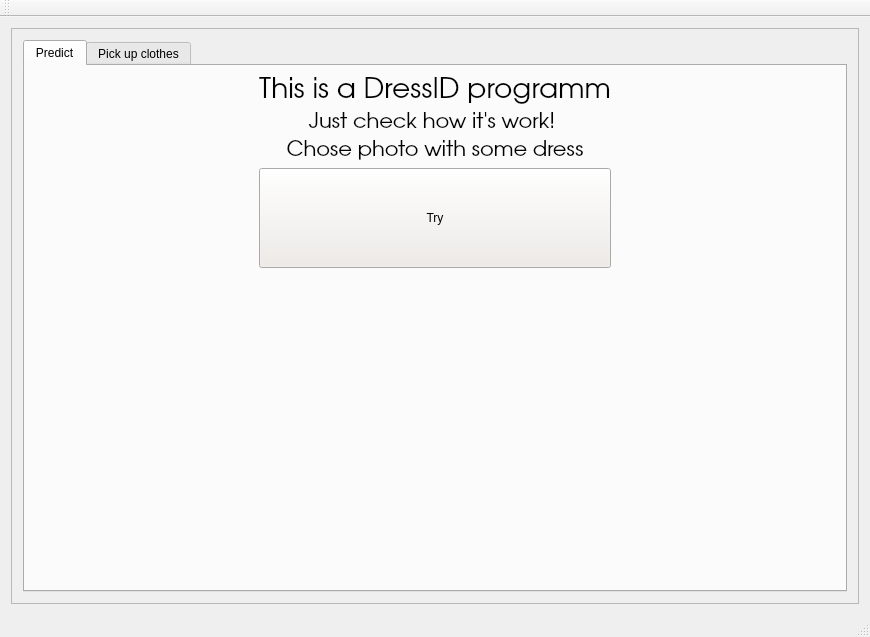
<?xml version="1.0" encoding="UTF-8"?>
<ui version="4.0">
 <class>Model_main</class>
 <widget class="QMainWindow" name="Model_main">
  <property name="geometry">
   <rect>
    <x>0</x>
    <y>0</y>
    <width>870</width>
    <height>637</height>
   </rect>
  </property>
  <property name="sizePolicy">
   <sizepolicy hsizetype="Minimum" vsizetype="Minimum">
    <horstretch>0</horstretch>
    <verstretch>0</verstretch>
   </sizepolicy>
  </property>
  <property name="windowTitle">
   <string>DressID</string>
  </property>
  <widget class="QWidget" name="centralWidget">
   <property name="enabled">
    <bool>true</bool>
   </property>
   <layout class="QGridLayout" name="gridLayout_2">
    <item row="0" column="0">
     <widget class="QScrollArea" name="scrollArea">
      <property name="widgetResizable">
       <bool>true</bool>
      </property>
      <widget class="QWidget" name="scrollAreaWidgetContents">
       <property name="geometry">
        <rect>
         <x>0</x>
         <y>0</y>
         <width>850</width>
         <height>556</height>
        </rect>
       </property>
       <layout class="QGridLayout" name="gridLayout_4">
        <item row="0" column="0">
         <widget class="QTabWidget" name="tabWidget">
          <property name="currentIndex">
           <number>0</number>
          </property>
          <widget class="QWidget" name="tab">
           <attribute name="title">
            <string>Predict</string>
           </attribute>
           <layout class="QGridLayout" name="gridLayout_3">
            <item row="5" column="1" colspan="3">
             <layout class="QGridLayout" name="gridLayout" rowminimumheight="0">
              <property name="sizeConstraint">
               <enum>QLayout::SetDefaultConstraint</enum>
              </property>
              <property name="leftMargin">
               <number>0</number>
              </property>
              <property name="topMargin">
               <number>1</number>
              </property>
              <property name="horizontalSpacing">
               <number>5</number>
              </property>
              <property name="verticalSpacing">
               <number>6</number>
              </property>
              <item row="0" column="3">
               <spacer name="horizontalSpacer_4">
                <property name="orientation">
                 <enum>Qt::Horizontal</enum>
                </property>
                <property name="sizeType">
                 <enum>QSizePolicy::Fixed</enum>
                </property>
                <property name="sizeHint" stdset="0">
                 <size>
                  <width>100</width>
                  <height>20</height>
                 </size>
                </property>
               </spacer>
              </item>
              <item row="0" column="2">
               <spacer name="horizontalSpacer_3">
                <property name="orientation">
                 <enum>Qt::Horizontal</enum>
                </property>
                <property name="sizeType">
                 <enum>QSizePolicy::Fixed</enum>
                </property>
                <property name="sizeHint" stdset="0">
                 <size>
                  <width>100</width>
                  <height>20</height>
                 </size>
                </property>
               </spacer>
              </item>
              <item row="0" column="0">
               <spacer name="horizontalSpacer">
                <property name="orientation">
                 <enum>Qt::Horizontal</enum>
                </property>
                <property name="sizeType">
                 <enum>QSizePolicy::Fixed</enum>
                </property>
                <property name="sizeHint" stdset="0">
                 <size>
                  <width>100</width>
                  <height>20</height>
                 </size>
                </property>
               </spacer>
              </item>
              <item row="0" column="1">
               <spacer name="horizontalSpacer_2">
                <property name="orientation">
                 <enum>Qt::Horizontal</enum>
                </property>
                <property name="sizeType">
                 <enum>QSizePolicy::Fixed</enum>
                </property>
                <property name="sizeHint" stdset="0">
                 <size>
                  <width>100</width>
                  <height>20</height>
                 </size>
                </property>
               </spacer>
              </item>
              <item row="0" column="4">
               <spacer name="horizontalSpacer_5">
                <property name="orientation">
                 <enum>Qt::Horizontal</enum>
                </property>
                <property name="sizeType">
                 <enum>QSizePolicy::Fixed</enum>
                </property>
                <property name="sizeHint" stdset="0">
                 <size>
                  <width>100</width>
                  <height>20</height>
                 </size>
                </property>
               </spacer>
              </item>
             </layout>
            </item>
            <item row="0" column="2">
             <widget class="QLabel" name="label">
              <property name="font">
               <font>
                <family>URW Gothic L</family>
                <pointsize>21</pointsize>
                <weight>50</weight>
                <bold>false</bold>
               </font>
              </property>
              <property name="text">
               <string>This is a DressID programm</string>
              </property>
              <property name="alignment">
               <set>Qt::AlignCenter</set>
              </property>
             </widget>
            </item>
            <item row="0" column="3">
             <spacer name="horizontalSpacer_7">
              <property name="orientation">
               <enum>Qt::Horizontal</enum>
              </property>
              <property name="sizeHint" stdset="0">
               <size>
                <width>40</width>
                <height>20</height>
               </size>
              </property>
             </spacer>
            </item>
            <item row="4" column="2">
             <widget class="QPushButton" name="btnOnePic">
              <property name="minimumSize">
               <size>
                <width>150</width>
                <height>100</height>
               </size>
              </property>
              <property name="baseSize">
               <size>
                <width>150</width>
                <height>100</height>
               </size>
              </property>
              <property name="palette">
               <palette>
                <active>
                 <colorrole role="WindowText">
                  <brush brushstyle="SolidPattern">
                   <color alpha="255">
                    <red>0</red>
                    <green>0</green>
                    <blue>0</blue>
                   </color>
                  </brush>
                 </colorrole>
                 <colorrole role="Button">
                  <brush brushstyle="SolidPattern">
                   <color alpha="255">
                    <red>239</red>
                    <green>235</green>
                    <blue>231</blue>
                   </color>
                  </brush>
                 </colorrole>
                 <colorrole role="Light">
                  <brush brushstyle="SolidPattern">
                   <color alpha="255">
                    <red>255</red>
                    <green>255</green>
                    <blue>255</blue>
                   </color>
                  </brush>
                 </colorrole>
                 <colorrole role="Midlight">
                  <brush brushstyle="SolidPattern">
                   <color alpha="255">
                    <red>247</red>
                    <green>245</green>
                    <blue>243</blue>
                   </color>
                  </brush>
                 </colorrole>
                 <colorrole role="Dark">
                  <brush brushstyle="SolidPattern">
                   <color alpha="255">
                    <red>119</red>
                    <green>117</green>
                    <blue>115</blue>
                   </color>
                  </brush>
                 </colorrole>
                 <colorrole role="Mid">
                  <brush brushstyle="SolidPattern">
                   <color alpha="255">
                    <red>159</red>
                    <green>157</green>
                    <blue>154</blue>
                   </color>
                  </brush>
                 </colorrole>
                 <colorrole role="Text">
                  <brush brushstyle="SolidPattern">
                   <color alpha="255">
                    <red>0</red>
                    <green>0</green>
                    <blue>0</blue>
                   </color>
                  </brush>
                 </colorrole>
                 <colorrole role="BrightText">
                  <brush brushstyle="SolidPattern">
                   <color alpha="255">
                    <red>255</red>
                    <green>255</green>
                    <blue>255</blue>
                   </color>
                  </brush>
                 </colorrole>
                 <colorrole role="ButtonText">
                  <brush brushstyle="SolidPattern">
                   <color alpha="255">
                    <red>0</red>
                    <green>0</green>
                    <blue>0</blue>
                   </color>
                  </brush>
                 </colorrole>
                 <colorrole role="Base">
                  <brush brushstyle="SolidPattern">
                   <color alpha="255">
                    <red>255</red>
                    <green>255</green>
                    <blue>255</blue>
                   </color>
                  </brush>
                 </colorrole>
                 <colorrole role="Window">
                  <brush brushstyle="SolidPattern">
                   <color alpha="255">
                    <red>239</red>
                    <green>235</green>
                    <blue>231</blue>
                   </color>
                  </brush>
                 </colorrole>
                 <colorrole role="Shadow">
                  <brush brushstyle="SolidPattern">
                   <color alpha="255">
                    <red>0</red>
                    <green>0</green>
                    <blue>0</blue>
                   </color>
                  </brush>
                 </colorrole>
                 <colorrole role="AlternateBase">
                  <brush brushstyle="SolidPattern">
                   <color alpha="255">
                    <red>247</red>
                    <green>245</green>
                    <blue>243</blue>
                   </color>
                  </brush>
                 </colorrole>
                 <colorrole role="ToolTipBase">
                  <brush brushstyle="SolidPattern">
                   <color alpha="255">
                    <red>255</red>
                    <green>255</green>
                    <blue>220</blue>
                   </color>
                  </brush>
                 </colorrole>
                 <colorrole role="ToolTipText">
                  <brush brushstyle="SolidPattern">
                   <color alpha="255">
                    <red>0</red>
                    <green>0</green>
                    <blue>0</blue>
                   </color>
                  </brush>
                 </colorrole>
                </active>
                <inactive>
                 <colorrole role="WindowText">
                  <brush brushstyle="SolidPattern">
                   <color alpha="255">
                    <red>0</red>
                    <green>0</green>
                    <blue>0</blue>
                   </color>
                  </brush>
                 </colorrole>
                 <colorrole role="Button">
                  <brush brushstyle="SolidPattern">
                   <color alpha="255">
                    <red>239</red>
                    <green>235</green>
                    <blue>231</blue>
                   </color>
                  </brush>
                 </colorrole>
                 <colorrole role="Light">
                  <brush brushstyle="SolidPattern">
                   <color alpha="255">
                    <red>255</red>
                    <green>255</green>
                    <blue>255</blue>
                   </color>
                  </brush>
                 </colorrole>
                 <colorrole role="Midlight">
                  <brush brushstyle="SolidPattern">
                   <color alpha="255">
                    <red>247</red>
                    <green>245</green>
                    <blue>243</blue>
                   </color>
                  </brush>
                 </colorrole>
                 <colorrole role="Dark">
                  <brush brushstyle="SolidPattern">
                   <color alpha="255">
                    <red>119</red>
                    <green>117</green>
                    <blue>115</blue>
                   </color>
                  </brush>
                 </colorrole>
                 <colorrole role="Mid">
                  <brush brushstyle="SolidPattern">
                   <color alpha="255">
                    <red>159</red>
                    <green>157</green>
                    <blue>154</blue>
                   </color>
                  </brush>
                 </colorrole>
                 <colorrole role="Text">
                  <brush brushstyle="SolidPattern">
                   <color alpha="255">
                    <red>0</red>
                    <green>0</green>
                    <blue>0</blue>
                   </color>
                  </brush>
                 </colorrole>
                 <colorrole role="BrightText">
                  <brush brushstyle="SolidPattern">
                   <color alpha="255">
                    <red>255</red>
                    <green>255</green>
                    <blue>255</blue>
                   </color>
                  </brush>
                 </colorrole>
                 <colorrole role="ButtonText">
                  <brush brushstyle="SolidPattern">
                   <color alpha="255">
                    <red>0</red>
                    <green>0</green>
                    <blue>0</blue>
                   </color>
                  </brush>
                 </colorrole>
                 <colorrole role="Base">
                  <brush brushstyle="SolidPattern">
                   <color alpha="255">
                    <red>255</red>
                    <green>255</green>
                    <blue>255</blue>
                   </color>
                  </brush>
                 </colorrole>
                 <colorrole role="Window">
                  <brush brushstyle="SolidPattern">
                   <color alpha="255">
                    <red>239</red>
                    <green>235</green>
                    <blue>231</blue>
                   </color>
                  </brush>
                 </colorrole>
                 <colorrole role="Shadow">
                  <brush brushstyle="SolidPattern">
                   <color alpha="255">
                    <red>0</red>
                    <green>0</green>
                    <blue>0</blue>
                   </color>
                  </brush>
                 </colorrole>
                 <colorrole role="AlternateBase">
                  <brush brushstyle="SolidPattern">
                   <color alpha="255">
                    <red>247</red>
                    <green>245</green>
                    <blue>243</blue>
                   </color>
                  </brush>
                 </colorrole>
                 <colorrole role="ToolTipBase">
                  <brush brushstyle="SolidPattern">
                   <color alpha="255">
                    <red>255</red>
                    <green>255</green>
                    <blue>220</blue>
                   </color>
                  </brush>
                 </colorrole>
                 <colorrole role="ToolTipText">
                  <brush brushstyle="SolidPattern">
                   <color alpha="255">
                    <red>0</red>
                    <green>0</green>
                    <blue>0</blue>
                   </color>
                  </brush>
                 </colorrole>
                </inactive>
                <disabled>
                 <colorrole role="WindowText">
                  <brush brushstyle="SolidPattern">
                   <color alpha="255">
                    <red>119</red>
                    <green>117</green>
                    <blue>115</blue>
                   </color>
                  </brush>
                 </colorrole>
                 <colorrole role="Button">
                  <brush brushstyle="SolidPattern">
                   <color alpha="255">
                    <red>239</red>
                    <green>235</green>
                    <blue>231</blue>
                   </color>
                  </brush>
                 </colorrole>
                 <colorrole role="Light">
                  <brush brushstyle="SolidPattern">
                   <color alpha="255">
                    <red>255</red>
                    <green>255</green>
                    <blue>255</blue>
                   </color>
                  </brush>
                 </colorrole>
                 <colorrole role="Midlight">
                  <brush brushstyle="SolidPattern">
                   <color alpha="255">
                    <red>247</red>
                    <green>245</green>
                    <blue>243</blue>
                   </color>
                  </brush>
                 </colorrole>
                 <colorrole role="Dark">
                  <brush brushstyle="SolidPattern">
                   <color alpha="255">
                    <red>119</red>
                    <green>117</green>
                    <blue>115</blue>
                   </color>
                  </brush>
                 </colorrole>
                 <colorrole role="Mid">
                  <brush brushstyle="SolidPattern">
                   <color alpha="255">
                    <red>159</red>
                    <green>157</green>
                    <blue>154</blue>
                   </color>
                  </brush>
                 </colorrole>
                 <colorrole role="Text">
                  <brush brushstyle="SolidPattern">
                   <color alpha="255">
                    <red>119</red>
                    <green>117</green>
                    <blue>115</blue>
                   </color>
                  </brush>
                 </colorrole>
                 <colorrole role="BrightText">
                  <brush brushstyle="SolidPattern">
                   <color alpha="255">
                    <red>255</red>
                    <green>255</green>
                    <blue>255</blue>
                   </color>
                  </brush>
                 </colorrole>
                 <colorrole role="ButtonText">
                  <brush brushstyle="SolidPattern">
                   <color alpha="255">
                    <red>119</red>
                    <green>117</green>
                    <blue>115</blue>
                   </color>
                  </brush>
                 </colorrole>
                 <colorrole role="Base">
                  <brush brushstyle="SolidPattern">
                   <color alpha="255">
                    <red>239</red>
                    <green>235</green>
                    <blue>231</blue>
                   </color>
                  </brush>
                 </colorrole>
                 <colorrole role="Window">
                  <brush brushstyle="SolidPattern">
                   <color alpha="255">
                    <red>239</red>
                    <green>235</green>
                    <blue>231</blue>
                   </color>
                  </brush>
                 </colorrole>
                 <colorrole role="Shadow">
                  <brush brushstyle="SolidPattern">
                   <color alpha="255">
                    <red>0</red>
                    <green>0</green>
                    <blue>0</blue>
                   </color>
                  </brush>
                 </colorrole>
                 <colorrole role="AlternateBase">
                  <brush brushstyle="SolidPattern">
                   <color alpha="255">
                    <red>239</red>
                    <green>235</green>
                    <blue>231</blue>
                   </color>
                  </brush>
                 </colorrole>
                 <colorrole role="ToolTipBase">
                  <brush brushstyle="SolidPattern">
                   <color alpha="255">
                    <red>255</red>
                    <green>255</green>
                    <blue>220</blue>
                   </color>
                  </brush>
                 </colorrole>
                 <colorrole role="ToolTipText">
                  <brush brushstyle="SolidPattern">
                   <color alpha="255">
                    <red>0</red>
                    <green>0</green>
                    <blue>0</blue>
                   </color>
                  </brush>
                 </colorrole>
                </disabled>
               </palette>
              </property>
              <property name="text">
               <string>Try</string>
              </property>
              <property name="shortcut">
               <string>Shift+F4</string>
              </property>
             </widget>
            </item>
            <item row="3" column="2">
             <widget class="QLabel" name="label_3">
              <property name="font">
               <font>
                <family>URW Gothic L</family>
                <pointsize>16</pointsize>
               </font>
              </property>
              <property name="text">
               <string>Chose photo with some dress</string>
              </property>
              <property name="textFormat">
               <enum>Qt::PlainText</enum>
              </property>
              <property name="alignment">
               <set>Qt::AlignCenter</set>
              </property>
             </widget>
            </item>
            <item row="6" column="1" colspan="3">
             <spacer name="verticalSpacer">
              <property name="orientation">
               <enum>Qt::Vertical</enum>
              </property>
              <property name="sizeType">
               <enum>QSizePolicy::Expanding</enum>
              </property>
              <property name="sizeHint" stdset="0">
               <size>
                <width>20</width>
                <height>40</height>
               </size>
              </property>
             </spacer>
            </item>
            <item row="0" column="1">
             <spacer name="horizontalSpacer_6">
              <property name="orientation">
               <enum>Qt::Horizontal</enum>
              </property>
              <property name="sizeHint" stdset="0">
               <size>
                <width>40</width>
                <height>20</height>
               </size>
              </property>
             </spacer>
            </item>
            <item row="2" column="2">
             <widget class="QLabel" name="label_2">
              <property name="font">
               <font>
                <family>URW Gothic L</family>
                <pointsize>16</pointsize>
               </font>
              </property>
              <property name="frameShape">
               <enum>QFrame::NoFrame</enum>
              </property>
              <property name="frameShadow">
               <enum>QFrame::Plain</enum>
              </property>
              <property name="text">
               <string>Just check how it's work! </string>
              </property>
              <property name="textFormat">
               <enum>Qt::PlainText</enum>
              </property>
              <property name="alignment">
               <set>Qt::AlignCenter</set>
              </property>
             </widget>
            </item>
            <item row="5" column="0">
             <spacer name="horizontalSpacer_12">
              <property name="orientation">
               <enum>Qt::Horizontal</enum>
              </property>
              <property name="sizeHint" stdset="0">
               <size>
                <width>40</width>
                <height>20</height>
               </size>
              </property>
             </spacer>
            </item>
            <item row="5" column="4">
             <spacer name="horizontalSpacer_13">
              <property name="orientation">
               <enum>Qt::Horizontal</enum>
              </property>
              <property name="sizeHint" stdset="0">
               <size>
                <width>40</width>
                <height>20</height>
               </size>
              </property>
             </spacer>
            </item>
           </layout>
          </widget>
          <widget class="QWidget" name="tab_2">
           <attribute name="title">
            <string>Pick up clothes</string>
           </attribute>
           <layout class="QGridLayout" name="gridLayout_5">
            <item row="0" column="1" colspan="3">
             <widget class="QLabel" name="label_4">
              <property name="font">
               <font>
                <family>URW Gothic L</family>
                <pointsize>21</pointsize>
               </font>
              </property>
              <property name="text">
               <string>Here you can pick up clothes</string>
              </property>
             </widget>
            </item>
            <item row="1" column="2">
             <widget class="QLabel" name="label_5">
              <property name="sizePolicy">
               <sizepolicy hsizetype="Fixed" vsizetype="Preferred">
                <horstretch>0</horstretch>
                <verstretch>0</verstretch>
               </sizepolicy>
              </property>
              <property name="font">
               <font>
                <family>URW Gothic L</family>
                <pointsize>16</pointsize>
               </font>
              </property>
              <property name="text">
               <string>Choose weather</string>
              </property>
              <property name="textFormat">
               <enum>Qt::PlainText</enum>
              </property>
             </widget>
            </item>
            <item row="2" column="4">
             <spacer name="horizontalSpacer_11">
              <property name="orientation">
               <enum>Qt::Horizontal</enum>
              </property>
              <property name="sizeHint" stdset="0">
               <size>
                <width>40</width>
                <height>20</height>
               </size>
              </property>
             </spacer>
            </item>
            <item row="4" column="0">
             <spacer name="verticalSpacer_2">
              <property name="orientation">
               <enum>Qt::Vertical</enum>
              </property>
              <property name="sizeHint" stdset="0">
               <size>
                <width>20</width>
                <height>40</height>
               </size>
              </property>
             </spacer>
            </item>
            <item row="0" column="4">
             <spacer name="horizontalSpacer_9">
              <property name="orientation">
               <enum>Qt::Horizontal</enum>
              </property>
              <property name="sizeHint" stdset="0">
               <size>
                <width>40</width>
                <height>20</height>
               </size>
              </property>
             </spacer>
            </item>
            <item row="3" column="1" colspan="3">
             <widget class="QPushButton" name="pushButton">
              <property name="sizePolicy">
               <sizepolicy hsizetype="Minimum" vsizetype="Fixed">
                <horstretch>0</horstretch>
                <verstretch>0</verstretch>
               </sizepolicy>
              </property>
              <property name="minimumSize">
               <size>
                <width>0</width>
                <height>100</height>
               </size>
              </property>
              <property name="font">
               <font>
                <family>URW Gothic L</family>
                <pointsize>16</pointsize>
               </font>
              </property>
              <property name="text">
               <string>PICK UP CLOTHES</string>
              </property>
              <property name="iconSize">
               <size>
                <width>398</width>
                <height>100</height>
               </size>
              </property>
             </widget>
            </item>
            <item row="2" column="2">
             <widget class="QComboBox" name="comboBox">
              <property name="minimumSize">
               <size>
                <width>0</width>
                <height>30</height>
               </size>
              </property>
              <property name="layoutDirection">
               <enum>Qt::LeftToRight</enum>
              </property>
              <item>
               <property name="text">
                <string>Cold</string>
               </property>
              </item>
              <item>
               <property name="text">
                <string>Warm</string>
               </property>
              </item>
              <item>
               <property name="text">
                <string>Hot</string>
               </property>
              </item>
             </widget>
            </item>
            <item row="2" column="0">
             <spacer name="horizontalSpacer_10">
              <property name="orientation">
               <enum>Qt::Horizontal</enum>
              </property>
              <property name="sizeHint" stdset="0">
               <size>
                <width>40</width>
                <height>20</height>
               </size>
              </property>
             </spacer>
            </item>
            <item row="0" column="0">
             <spacer name="horizontalSpacer_8">
              <property name="orientation">
               <enum>Qt::Horizontal</enum>
              </property>
              <property name="sizeHint" stdset="0">
               <size>
                <width>40</width>
                <height>20</height>
               </size>
              </property>
             </spacer>
            </item>
           </layout>
          </widget>
         </widget>
        </item>
       </layout>
      </widget>
     </widget>
    </item>
   </layout>
  </widget>
  <widget class="QMenuBar" name="menuBar">
   <property name="geometry">
    <rect>
     <x>0</x>
     <y>0</y>
     <width>870</width>
     <height>22</height>
    </rect>
   </property>
  </widget>
  <widget class="QToolBar" name="mainToolBar">
   <attribute name="toolBarArea">
    <enum>TopToolBarArea</enum>
   </attribute>
   <attribute name="toolBarBreak">
    <bool>false</bool>
   </attribute>
  </widget>
  <widget class="QStatusBar" name="statusBar"/>
 </widget>
 <layoutdefault spacing="6" margin="11"/>
 <resources/>
 <connections/>
</ui>
